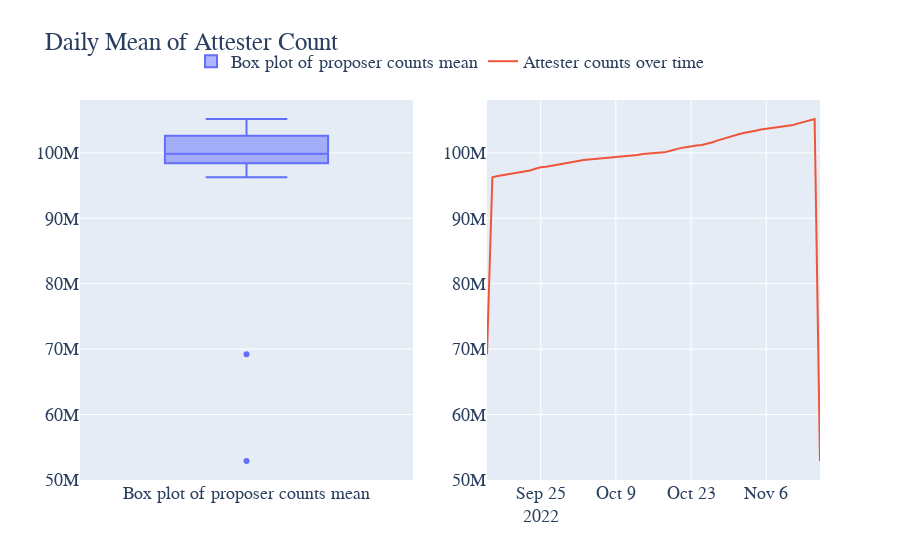

Write notebook code for a chart like this one.
### Code cell
import pandas as pd
import plotly.graph_objects as go
from plotly.subplots import make_subplots

# Sample data, replace with your actual data
df = reward.copy()

# Calculate the mean of proposer_count by Date
proposer_sum = df.groupby('Date')['attest_count'].sum().reset_index()

# Create a subplot layout: 2 rows and 1 column
fig = make_subplots(rows=1, cols=2, shared_xaxes=True, vertical_spacing=0.1)

# Add box plot to the top
fig.add_trace(go.Box(y=proposer_sum['attest_count'], name='Box plot of proposer counts mean'), row=1, col=1)

# Add time series plot to the bottom
fig.add_trace(go.Scatter(x=proposer_sum['Date'], y=proposer_sum['attest_count'], mode='lines', name='Attester counts over time'), row=1, col=2)

# Set the font to 'Courier New', title for the figure, and adjust legend position
fig.update_layout(
    font=dict(
        family="Courier New, monospace",
        size=18,
    ),
    title='Daily Mean of Attester Count',
    legend=dict(
        x=0.5,
        y=1.15,
        orientation="h",
        xanchor="center"
    )
)

fig.show()
